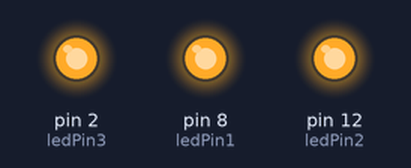
Recording of a sketch running on a simulated Arduino Uno, built with avr-gcc and run on an emulated ATmega328P. Parts: output pins drawn as LEDs (lit = HIGH).

Above: at 0.05 s.
At 2.75 s:
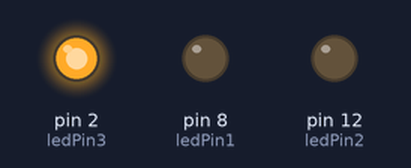
Timing chart, 0 to 3.0 s (numbered marks = the images above):
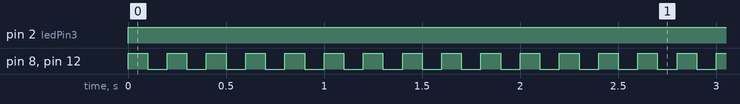

Measured:
- by itself, pin 2 (ledPin3): LOW → HIGH at 0.00 s
- by itself, pin 8 (ledPin1), pin 12 (ledPin2): alternates HIGH for 0.10 s and LOW for 0.10 s

The sketch:

sketch_nov17a.ino
```cpp
const int ledPin1 = 8;
const int ledPin2 = 12;
const int ledPin3 = 2;


void setup() {
  pinMode(ledPin1, OUTPUT);
  pinMode(ledPin2, OUTPUT);
  pinMode(ledPin3, OUTPUT);
}

void loop() {
  digitalWrite(ledPin1,HIGH);
  digitalWrite(ledPin2,HIGH);
  digitalWrite(ledPin3,HIGH);
  delay(100);
  digitalWrite(ledPin1,LOW);
  digitalWrite(ledPin2,LOW);
  digitalWrite(ledPin3,HIGH);
  delay(100);
  }
```
